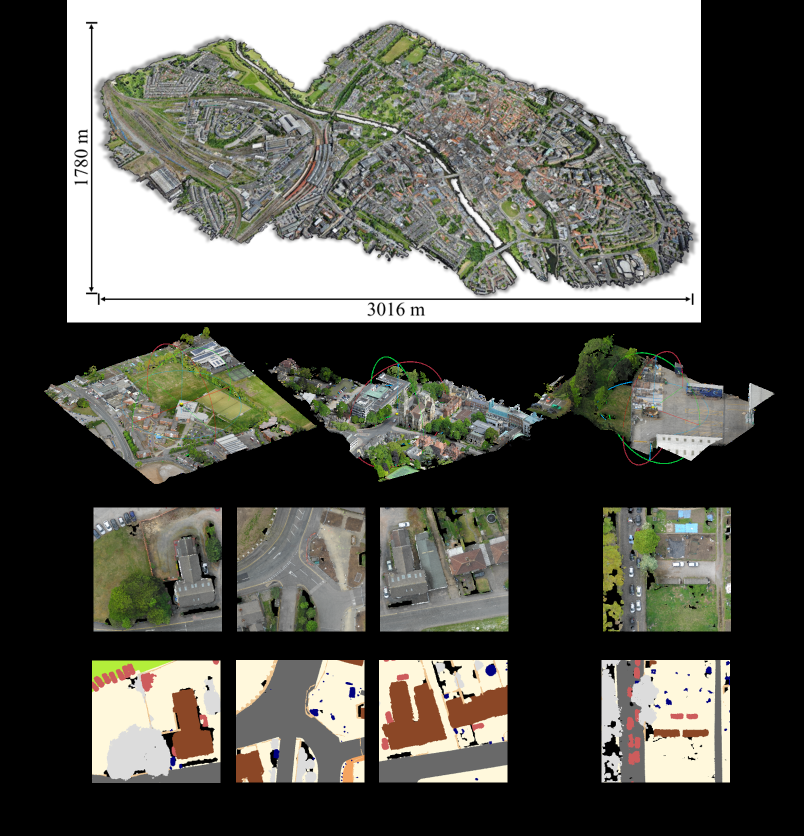
#> input picture example/bev_projection.png, 1608 x 1672 px (shown at 1/2 size)
$ python -i helper_image.py   (imports and definitions only)   (older library calls are emulated)
#> lines starting #> are read from the running program, lines starting #| are printed output that depends on the picture
'''
Author: your name
Date: 2021-09-07 18:12:53
LastEditTime: 2021-09-08 10:22:25
LastEditors: Please set LastEditors
Description: In User Settings Edit
FilePath: /sensat-tools/helper_image.py
'''

import cv2
import math
import numpy as np
import os
from point_EDA_31 import SensatUrbanEDA as SU
import matplotlib.pyplot as plt

cmap = plt.cm.get_cmap('hsv', 256)
cmap = np.array([cmap(i) for i in range(256)])[:, :3] * 255

write_root0 = '/home/user/disk4T/dataset/SensatUrban/BEV/data_0'
write_root1 = '/home/user/disk4T/dataset/SensatUrban/BEV/data_1'
write_root11 = '/home/user/disk4T/dataset/SensatUrban/BEV/data_11'
write_root2 = '/home/user/disk4T/dataset/SensatUrban/BEV/data_2'


# [57 lines left out: functions project_3d_bev_img3, project_3d_bev_img4, not called in this run]
    # [12 lines of commented-out code are left out]


def max_count_pool(arr):
    val, idx = np.unique(arr, return_counts=True)
    return val[np.argsort(idx)[-1]]


# [82 lines left out: functions pooling2d, complete2d, complete_edge, fastcompletion, not called in this run]


# ISP operators for features analysis
def laplacian2d(src, **kwargs):
    return cv2.Laplacian(src, cv2.CV_16S, kwargs['ksize'])


# [102 lines left out: functions sobel2d, canny2d, scharr2d, map_grey_color, altitude_dif_func_v1, altitude_dif_func_v2, not called in this run]


# [44 lines not run here, left out]

    # [15 lines of commented-out code are left out]


>>> import cv2
>>> picture = cv2.imread('../example/bev_projection.png')
#> picture is the input picture: shape (1672, 1608, 3); mean B, G, R 86.2, 93.7, 93.7
>>> result = scharr2d(picture)
#> in scharr2d, `grad_x = cv2.Scharr(src, cv2.CV_32F, 1, 0)`:
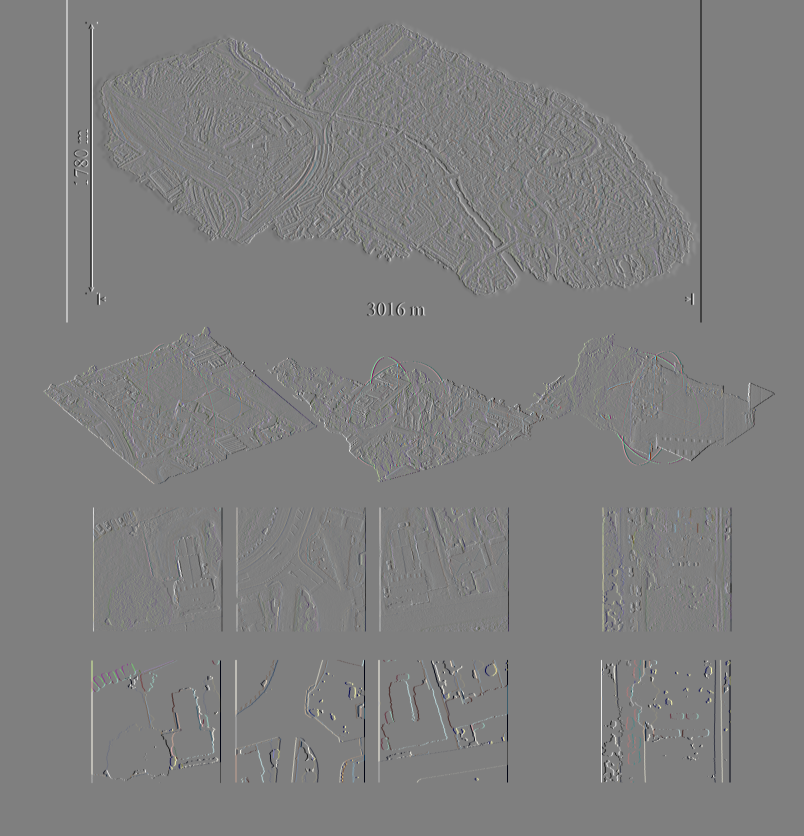
#> grad_x: shape (1672, 1608, 3) float32 (shown at 1/2 size); mean B, G, R 0, 0, 0; drawn with min black and max white
#> in scharr2d, `grad_y = cv2.Scharr(src, cv2.CV_32F, 0, 1)`:
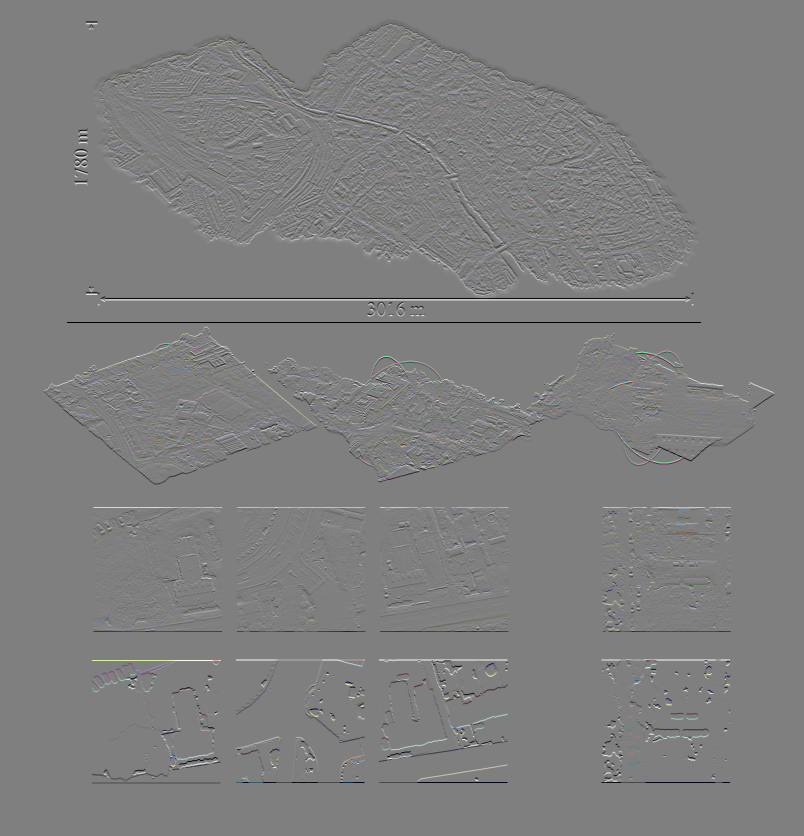
#> grad_y: shape (1672, 1608, 3) float32 (shown at 1/2 size); mean B, G, R -3.8, -3.8, -3.8; drawn with min black and max white
#> in scharr2d, `gradx = cv2.convertScaleAbs(grad_x)`:
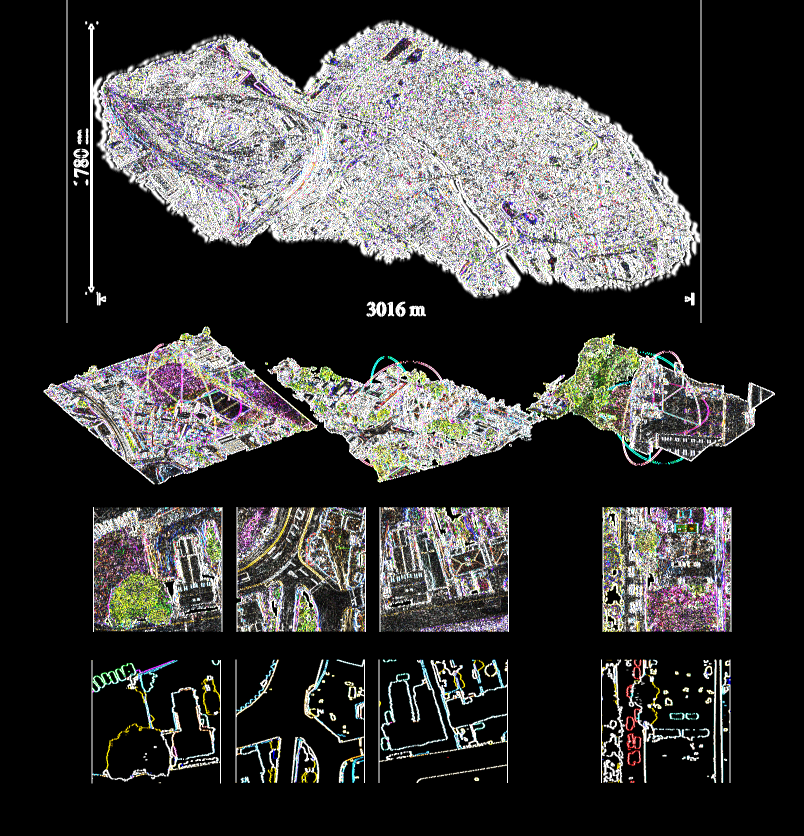
#> gradx: shape (1672, 1608, 3) (shown at 1/2 size); mean B, G, R 57.6, 58.2, 59
#> in scharr2d, `grady = cv2.convertScaleAbs(grad_y)`:
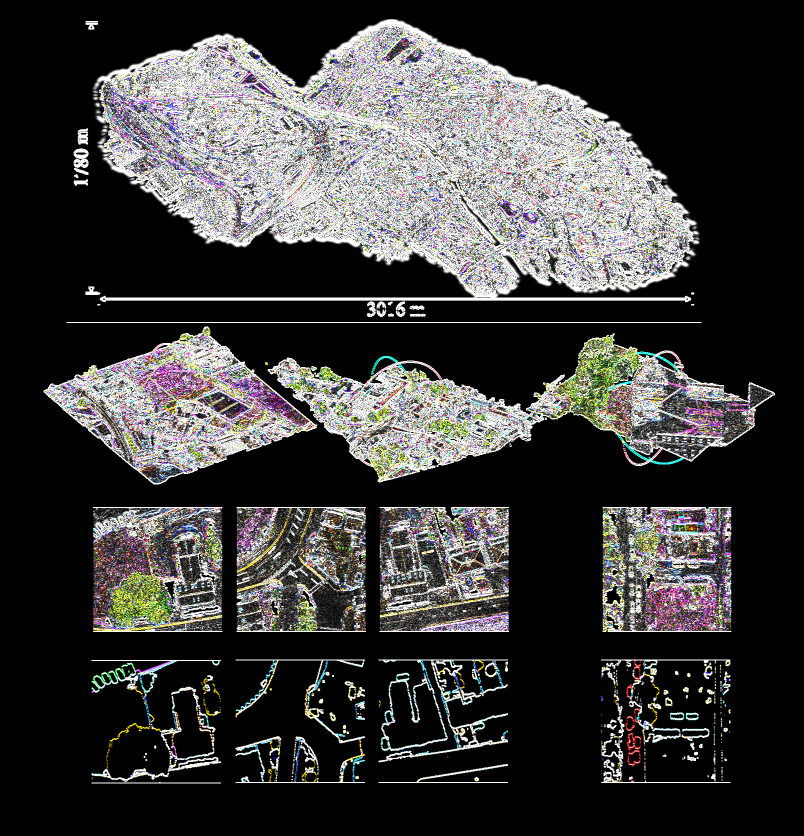
#> grady: shape (1672, 1608, 3) (shown at 1/2 size); mean B, G, R 59.7, 60.2, 61.2
#> in scharr2d, `scharr = cv2.addWeighted(gradx, 1, grady, 1, 0)`:
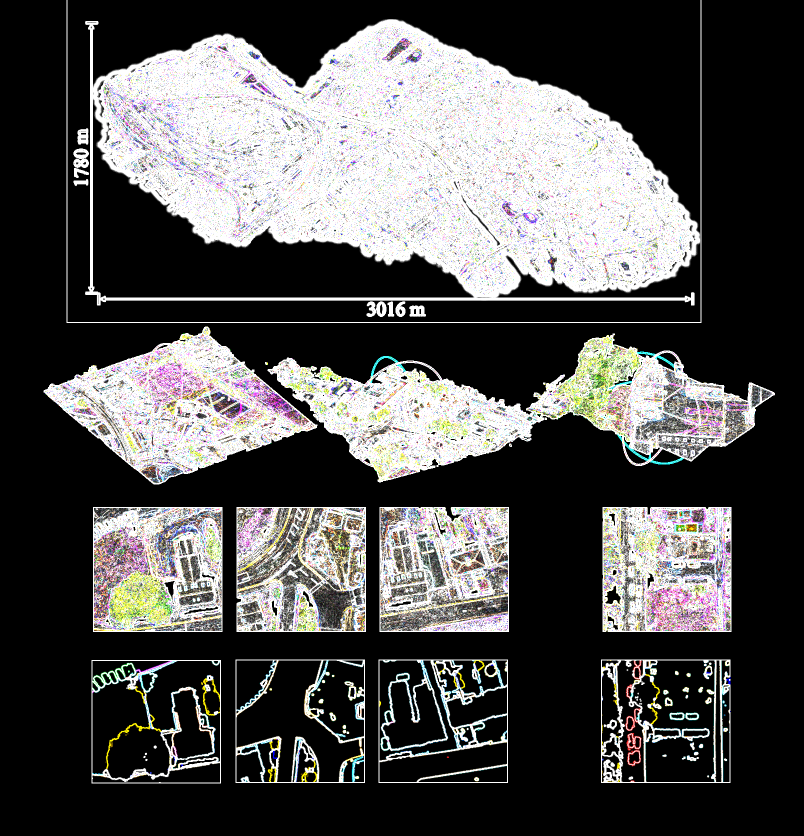
#> scharr: shape (1672, 1608, 3) (shown at 1/2 size); mean B, G, R 79.7, 80.5, 81.3

$ run again, on example/point_loss_distribution_scale.png
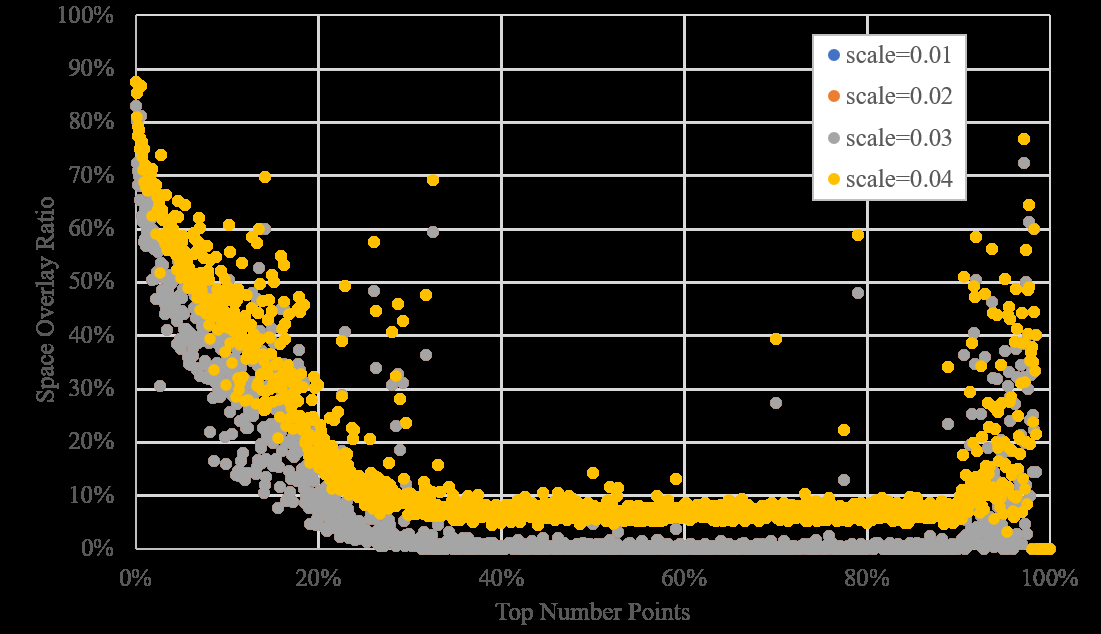
#> input picture example/point_loss_distribution_scale.png, 1101 x 634 px
#> picture is the input picture: shape (634, 1101, 3); mean B, G, R 26.5, 40.9, 45.8
#> in scharr2d, `grad_y = cv2.Scharr(src, cv2.CV_32F, 0, 1)`:
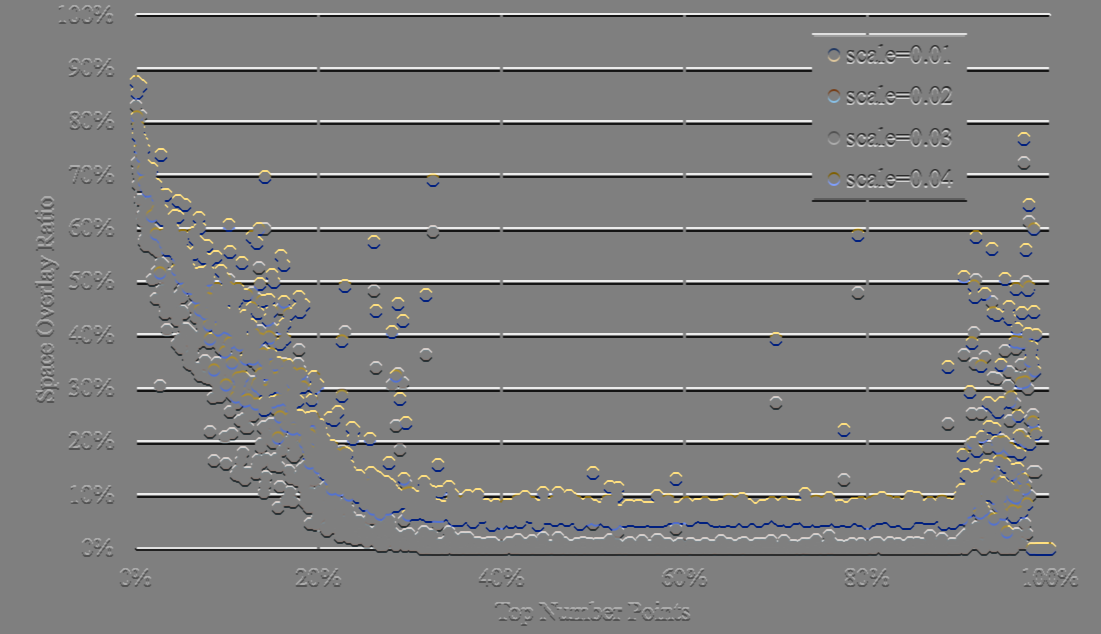
#> grad_y: shape (634, 1101, 3) float32; mean B, G, R 0, 0, 0; drawn with min black and max white
#> in scharr2d, `scharr = cv2.addWeighted(gradx, 1, grady, 1, 0)`:
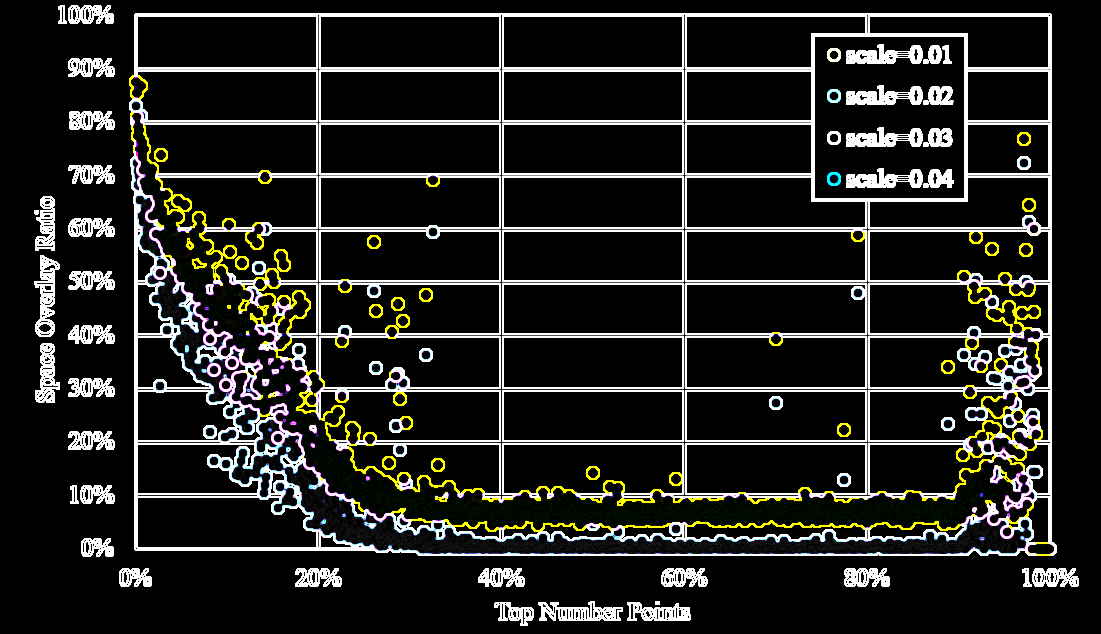
#> scharr: shape (634, 1101, 3); mean B, G, R 33, 36.5, 36.3
